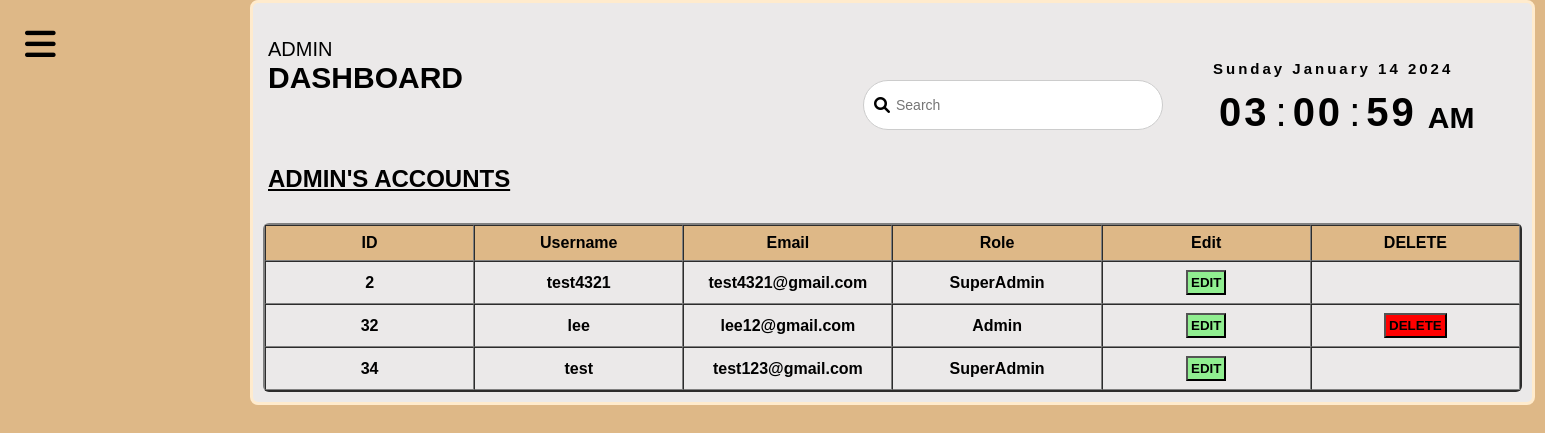
Screenshot of /AdminModule/SubAdminAcc.php (signed in) with the database file from the repository.
### tables this page shows
CREATE TABLE `admin_acc` (
  `id` int(200) NOT NULL,
  `name` varchar(200) NOT NULL,
  `email` varchar(200) NOT NULL,
  `password` varchar(200) NOT NULL,
  `admin_type` varchar(200) NOT NULL
);

### AdminModule/SubAdminAcc.php (the view, shortened to what this page needs)
<?php
include('DataConnect.php');
?>
<!DOCTYPE html>
<html>
    <head>
        <link rel="stylesheet" href="Admin_Style.css">
        <link rel="stylesheet" href="https://cdnjs.cloudflare.com/ajax/libs/font-awesome/6.0.0/css/all.min.css">
    </head>
    <body>
        <div class="menu-btn">
            <i class="fas fa-bars"></i>
        </div>
        <div class="datetime">
            <div class="main-content">
                <div class="header-title">
                    <span> Admin </span>
                    <h2> Dashboard </h2>
                </div>
            </div>
            <div class="search-box">
                    <i class="fa-solid fa-search"> </i>
                    <input type="text" placeholder="Search">
                </div>
            <div class="date">
                <span id="day"> Day </span>
                <span id="month"> Month </span>
                <span id="daynum"> 00 </span>
                <span id="year"> Year </span>
            </div>
            <div class="time">
                <span id="hour"> 00 </span>:
                <span id="minutes"> 00 </span>:
                <span id="seconds"> 00 </span>
                <span id="period"> AM </span>
            </div>
            <div class="adminTable">
            <h2 style="margin-left:5px;text-transform:uppercase;text-decoration:underline;margin-top:35px;"> Admin's Accounts </h2>
            <?php
                $result = mysqli_query($connect,"SELECT * FROM admin_acc");
            ?>
                <table class="adminAcc" border="2" cellspacing="0" >
                    <tr class="headings">
                        <th> ID </th>
                        <th> Username </th>
                        <th> Email </th>
                        <th> Role </th>
                        <th> Edit </th>
                        <th> DELETE</th>
                    </tr>
                    <?php
                        while($row=mysqli_fetch_assoc($result))
                        {
                    ?>
                    <tr>
                        <th> <?php echo $row["id"]; ?> </th>
                        <th> <?php echo $row["name"]; ?> </th>
                        <th> <?php echo $row["email"]; ?> </th>
                        <th> <?php echo $row["admin_type"]; ?> </th>
                        <th>
                            <form method="post" action="EditAdmin.php">
                                <button type="submit" name="edit-btn" class="edit"> EDIT </button>
                            </form>
                        </th>
                        <th>
                            <form method="post">
                                <?php
                                    if ($row["admin_type"] !== 'SuperAdmin' && $_SESSION['email'] !== $row["email"])
                                    {
                                        echo '<button type="submit" name="dlt-btn" class="dlt" onclick="return confirm(\'Are you sure you want to delete this record?\')"> DELETE </button>';
                                    }
                                ?>
                            </form>
                        </th>
                    </tr>
                    <?php
                        }
                    ?>
                </table>
            </div>
        </div>
    </body>
</html>

### AdminModule/Admin_Style.css (style rules this page uses)
* { margin:0; padding:0; box-sizing:border-box; font-family:"Poppins",sans-serif; }
body { min-height:100vh; background-color:burlywood; color:white; background-size:cover; background-position:center; overflow-x: hidden; }
.menu-btn { position:absolute; color:rgb(0,0,0); font-size:35px; cursor:pointer; margin:25px; }
.datetime { color:black; background-color:#ebe9e9; font-family:"Segoe UI",sans-serif; width:1285px; padding:10px 10px; margin-left:250px; border:3px solid blanchedalmond; border-radius:8px; }
.date { font-size:15px; font-weight:600; text-align:center; letter-spacing:3px; margin-left:950px; position:absolute; top:60px; }
.time { font-size:40px; display:flex; justify-content:center; align-items:center; margin-left:950px; position:absolute; top:90px; }
.time span:not(:last-child) { position:relative; margin:0 6px; font-weight:600; text-align:center; letter-spacing:3px; }
.time span:last-child { font-size:30px; font-weight:600; text-transform:uppercase; margin-top:10px; padding:0 5px; border-radius:4px; }
.main-content { position:relative; color:black; }
.header-title { font-size:20px; padding:5px 5px; position: relative; top:20px; }
.header-title span { text-transform: uppercase; }
.header-title h2 { text-transform: uppercase; }
.search-box { display: flex; align-items: center; background-color: #fff; border: 1px solid #ccc; border-radius: 30px; padding: 10px; width: 300px; margin-left:600px; }
.search-box input[type="text"] { border: none; outline: none; width: 100%; padding: 6px; font-size: 14px; }
.adminAcc { width: 100%; table-layout: fixed; margin-top:30px; border-radius:6px; }
.adminAcc .headings { background-color:burlywood; }
.adminAcc th { text-align: center; width:20%; padding:8px; }
.edit { background-color:lightgreen; padding:3px; font-weight:bold; cursor:pointer; }
.dlt { background-color:red; padding:3px; font-weight:bold; cursor: pointer; }

### rows the page displays
admin_acc: id "2", name "test4321", email "test4321@gmail.com", admin_type "SuperAdmin"
admin_acc: id "32", name "lee", email "lee12@gmail.com", admin_type "Admin", shows "DELETE"
admin_acc: id "34", name "test", email "test123@gmail.com", admin_type "SuperAdmin"
